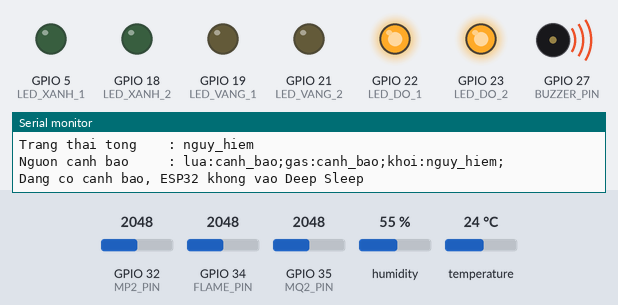
This sketch was run on a simulated ESP32. Shown: output pins drawn as LEDs (lit = HIGH), buzzer (waves = sounding, pin HIGH), the last lines printed to the serial monitor. Inputs (shaded band) come from the test bench; at power-on: GPIO 32 (MP2_PIN) = 2048, GPIO 34 (FLAME_PIN) = 2048, GPIO 35 (MQ2_PIN) = 2048, humidity 55 %, temperature 24 °C (analog values on the 0–4095 scale). WiFi joins after 1.5 s; servers stay silent unless stated; random numbers use the default seed unless the sketch sets one; no MQTT or app messages arrive unless stated.

Above: at 6.14 s.
6.4 s: GPIO 32 (MP2_PIN) set to 1971
11.8 s: GPIO 34 (FLAME_PIN) set to 2009
At 13.5 s:
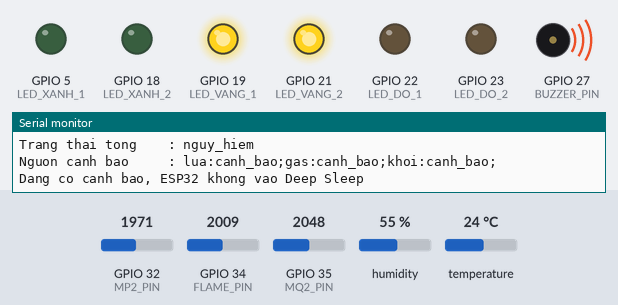
17.2 s: GPIO 34 (FLAME_PIN) set to 1981
At 18.0 s:
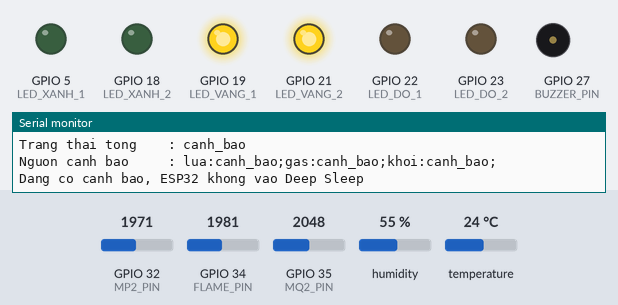
At 23.16 s:
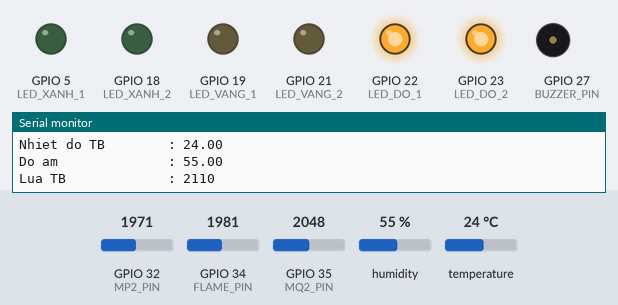
Timing chart, 0 to 37.6 s (numbered marks = the images above; inputs shaded):
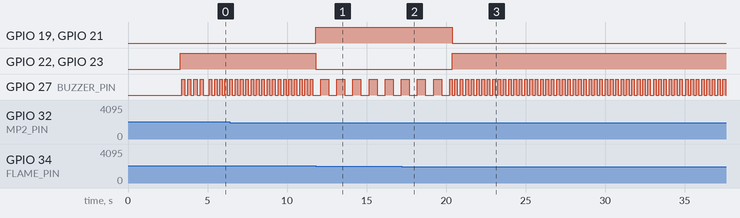

Measured:
- the behaviour switches between 1982 and 1981 on GPIO 34 (FLAME_PIN) (found by bisection; images 1 and 2)
- after the input at 17.2 s, GPIO 19 (LED_VANG_1), GPIO 21 (LED_VANG_2): HIGH → LOW after 3.2 s; GPIO 22 (LED_DO_1), GPIO 23 (LED_DO_2): LOW → HIGH after 3.2 s

The sketch:

codebaochaybep.ino
```cpp
/*
  Code đã được sửa để ESP32 gửi dữ liệu MQTT về Raspberry Pi local.
  - MQTT broker: Mosquitto trên Raspberry Pi
  - Port: 1883
  - Không dùng HiveMQ Cloud
  - Không dùng SSL, username, password
  Lưu ý: đổi mqtt_server = "192.168.1.50" thành IP thật của Raspberry Pi.
*/

#include <WiFi.h>
#include <WiFiClient.h>
#include <PubSubClient.h>
#include <DHT.h>
#include <esp_sleep.h>

//==================================================
// 1. WIFI
//==================================================
const char* ssid = "Hi";
const char* password = "88888888";

//==================================================
// 2. MQTT LOCAL RASPBERRY PI
//==================================================
// Đổi IP này thành IP thật của Raspberry Pi
const char* mqtt_server = "172.20.10.2";
const int   mqtt_port   = 1883;

//==================================================
// 3. THÔNG TIN NODE
//==================================================
const char* nodeName   = "bep";
const char* clientHead = "ESP32_BEP_";
const char* baseTopic  = "nha/bep";

//==================================================
// 4. KHAI BÁO CHÂN
//==================================================
#define DHTPIN       4
#define DHTTYPE      DHT22

#define FLAME_PIN    34
#define MQ2_PIN      35
#define MP2_PIN      32

#define BUZZER_PIN   27

#define LED_XANH_1   5
#define LED_XANH_2   18
#define LED_VANG_1   19
#define LED_VANG_2   21
#define LED_DO_1     22
#define LED_DO_2     23

DHT dht(DHTPIN, DHTTYPE);
WiFiClient espClient;
PubSubClient client(espClient);

//==================================================
// 5. DEEP SLEEP
//==================================================
const bool BAT_DEEP_SLEEP = true;
const bool CHI_NGU_KHI_AN_TOAN = true;
const uint64_t DEEP_SLEEP_TIME_US = 1000000ULL;  // 1 giây

RTC_DATA_ATTR int soLanKhoiDong = 0;

//==================================================
// 6. NGƯỠNG CẢNH BÁO
//==================================================
const float TEMP_WARN   = 50.0;
const float TEMP_DANGER = 70.0;

const int MQ2_WARN      = 1200;
const int MQ2_DANGER    = 2500;

const int MP2_WARN      = 1000;
const int MP2_DANGER    = 2000;

const int FLAME_WARN    = 800;
const int FLAME_DANGER  = 2100;

//==================================================
// 7. LỌC NHIỄU ANALOG
//==================================================
const int SAMPLE_COUNT = 10;

const float ALPHA_FLAME = 0.20;
const float ALPHA_GAS   = 0.20;
const float ALPHA_SMOKE = 0.20;

bool filterInitialized = false;

float flameLoc = 0;
float gasLoc   = 0;
float khoiLoc  = 0;

//==================================================
// 8. CHỐNG CẢNH BÁO GIẢ BẰNG TRUNG BÌNH TRƯỢT
//==================================================
const int AVG_WINDOW = 4;

float nhietdoBuffer[AVG_WINDOW];
int flameBuffer[AVG_WINDOW];
int gasBuffer[AVG_WINDOW];
int khoiBuffer[AVG_WINDOW];

int avgIndex = 0;
int avgCount = 0;

float nhietdoTB = NAN;
int flameTB = 0;
int gasTB   = 0;
int khoiTB  = 0;

//==================================================
// 9. BIẾN CẢM BIẾN
//==================================================
float nhietdo = NAN;
float doam    = NAN;

int flame = 0;
int gas   = 0;
int khoi  = 0;

int mucNhietDo = 0;
int mucLua     = 0;
int mucGas     = 0;
int mucKhoi    = 0;

int mucTam     = 0;
int mucCanhBao = 0;

//==================================================
// 10. CHỐNG NHẢY MỨC CẢNH BÁO
//==================================================
const int SO_LAN_TANG_MUC = 2;
const int SO_LAN_GIAM_MUC = 6;

int mucUngVien = -1;
int demUngVien = 0;

//==================================================
// 11. BIẾN THỜI GIAN
//==================================================
unsigned long lastSensorRead = 0;
unsigned long lastMsg = 0;
unsigned long lastReconnectAttempt = 0;
unsigned long lastWiFiRetry = 0;
unsigned long lastBuzzerToggle = 0;

bool buzzerState = false;
bool wifiWasConnected = false;

//==================================================
int docTrungBinhBo2Dau(int pin, int soMau) {
  if (soMau < 3) soMau = 3;
  if (soMau > 30) soMau = 30;

  int values[30];

  for (int i = 0; i < soMau; i++) {
    values[i] = analogRead(pin);
    delay(3);
  }

  for (int i = 0; i < soMau - 1; i++) {
    for (int j = i + 1; j < soMau; j++) {
      if (values[i] > values[j]) {
        int temp = values[i];
        values[i] = values[j];
        values[j] = temp;
      }
    }
  }

  long tong = 0;
  for (int i = 1; i < soMau - 1; i++) {
    tong += values[i];
  }

  return tong / (soMau - 2);
}

//==================================================
float locEMA(float giaTriMoi, float giaTriCu, float alpha) {
  return alpha * giaTriMoi + (1.0 - alpha) * giaTriCu;
}

//==================================================
float tinhTrungBinhFloat(float values[], int count) {
  if (count <= 0) return NAN;

  float tong = 0;
  int demHopLe = 0;

  for (int i = 0; i < count; i++) {
    if (!isnan(values[i])) {
      tong += values[i];
      demHopLe++;
    }
  }

  if (demHopLe == 0) return NAN;
  return tong / demHopLe;
}

//==================================================
int tinhTrungBinhInt(int values[], int count) {
  if (count <= 0) return 0;

  long tong = 0;
  for (int i = 0; i < count; i++) {
    tong += values[i];
  }

  return tong / count;
}

//==================================================
void capNhatBoDemTrungBinh(float nhietdoMoi, int flameMoi, int gasMoi, int khoiMoi) {
  nhietdoBuffer[avgIndex] = nhietdoMoi;
  flameBuffer[avgIndex]  = flameMoi;
  gasBuffer[avgIndex]    = gasMoi;
  khoiBuffer[avgIndex]   = khoiMoi;

  avgIndex++;
  if (avgIndex >= AVG_WINDOW) avgIndex = 0;

  if (avgCount < AVG_WINDOW) avgCount++;

  nhietdoTB = tinhTrungBinhFloat(nhietdoBuffer, avgCount);
  flameTB   = tinhTrungBinhInt(flameBuffer, avgCount);
  gasTB     = tinhTrungBinhInt(gasBuffer, avgCount);
  khoiTB    = tinhTrungBinhInt(khoiBuffer, avgCount);
}

//==================================================
int tinhMucNhietDo(float value) {
  if (isnan(value)) return 0;
  if (value >= TEMP_DANGER) return 2;
  if (value >= TEMP_WARN)   return 1;
  return 0;
}

//==================================================
int tinhMucAnalog(int value, int nguongCanhBao, int nguongNguyHiem) {
  if (value >= nguongNguyHiem) return 2;
  if (value >= nguongCanhBao)  return 1;
  return 0;
}

//==================================================
int layMucCaoNhat() {
  int maxLevel = 0;

  if (mucNhietDo > maxLevel) maxLevel = mucNhietDo;
  if (mucLua     > maxLevel) maxLevel = mucLua;
  if (mucGas     > maxLevel) maxLevel = mucGas;
  if (mucKhoi    > maxLevel) maxLevel = mucKhoi;

  return maxLevel;
}

//==================================================
void capNhatMucCanhBaoOnDinh(int mucMoi) {
  if (mucMoi == mucCanhBao) {
    mucUngVien = -1;
    demUngVien = 0;
    return;
  }

  if (mucMoi != mucUngVien) {
    mucUngVien = mucMoi;
    demUngVien = 1;
  } else {
    demUngVien++;
  }

  if (mucMoi > mucCanhBao && demUngVien >= SO_LAN_TANG_MUC) {
    mucCanhBao = mucMoi;
    mucUngVien = -1;
    demUngVien = 0;
  }

  if (mucMoi < mucCanhBao && demUngVien >= SO_LAN_GIAM_MUC) {
    mucCanhBao = mucMoi;
    mucUngVien = -1;
    demUngVien = 0;
  }
}

//==================================================
void docCamBien() {
  float t = dht.readTemperature();
  float h = dht.readHumidity();

  if (!isnan(t)) nhietdo = t;
  if (!isnan(h)) doam = h;

  int flameRaw = docTrungBinhBo2Dau(FLAME_PIN, SAMPLE_COUNT);
  int gasRaw   = docTrungBinhBo2Dau(MQ2_PIN, SAMPLE_COUNT);
  int khoiRaw  = docTrungBinhBo2Dau(MP2_PIN, SAMPLE_COUNT);

  int flameMoi = 4095 - flameRaw;
  flameMoi = constrain(flameMoi, 0, 4095);

  int gasMoi  = constrain(gasRaw, 0, 4095);
  int khoiMoi = constrain(khoiRaw, 0, 4095);

  if (!filterInitialized) {
    flameLoc = flameMoi;
    gasLoc   = gasMoi;
    khoiLoc  = khoiMoi;
    filterInitialized = true;
  } else {
    flameLoc = locEMA(flameMoi, flameLoc, ALPHA_FLAME);
    gasLoc   = locEMA(gasMoi, gasLoc, ALPHA_GAS);
    khoiLoc  = locEMA(khoiMoi, khoiLoc, ALPHA_SMOKE);
  }

  flame = (int)flameLoc;
  gas   = (int)gasLoc;
  khoi  = (int)khoiLoc;

  capNhatBoDemTrungBinh(nhietdo, flame, gas, khoi);

  if (avgCount < AVG_WINDOW) {
    mucTam = 0;
    capNhatMucCanhBaoOnDinh(mucTam);
    return;
  }

  mucNhietDo = tinhMucNhietDo(nhietdoTB);
  mucLua     = tinhMucAnalog(flameTB, FLAME_WARN, FLAME_DANGER);
  mucGas     = tinhMucAnalog(gasTB, MQ2_WARN, MQ2_DANGER);
  mucKhoi    = tinhMucAnalog(khoiTB, MP2_WARN, MP2_DANGER);

  mucTam = layMucCaoNhat();
  capNhatMucCanhBaoOnDinh(mucTam);
}

//==================================================
void tatTatCaLed() {
  digitalWrite(LED_XANH_1, LOW);
  digitalWrite(LED_XANH_2, LOW);
  digitalWrite(LED_VANG_1, LOW);
  digitalWrite(LED_VANG_2, LOW);
  digitalWrite(LED_DO_1, LOW);
  digitalWrite(LED_DO_2, LOW);
}

//==================================================
void capNhatLed(int level) {
  tatTatCaLed();

  if (level == 0) {
    // Nếu bật deep sleep thì không bật LED xanh để tránh nháy theo chu kỳ ngủ/thức
    if (!BAT_DEEP_SLEEP) {
      digitalWrite(LED_XANH_1, HIGH);
      digitalWrite(LED_XANH_2, HIGH);
    }
  }
  else if (level == 1) {
    digitalWrite(LED_VANG_1, HIGH);
    digitalWrite(LED_VANG_2, HIGH);
  }
  else {
    digitalWrite(LED_DO_1, HIGH);
    digitalWrite(LED_DO_2, HIGH);
  }
}

//==================================================
void capNhatCoi(int level) {
  unsigned long now = millis();

  if (level == 0) {
    digitalWrite(BUZZER_PIN, LOW);
    buzzerState = false;
    lastBuzzerToggle = now;
  }
  else if (level == 1) {
    if (now - lastBuzzerToggle >= 500) {
      lastBuzzerToggle = now;
      buzzerState = !buzzerState;
      digitalWrite(BUZZER_PIN, buzzerState ? HIGH : LOW);
    }
  }
  else {
    if (now - lastBuzzerToggle >= 150) {
      lastBuzzerToggle = now;
      buzzerState = !buzzerState;
      digitalWrite(BUZZER_PIN, buzzerState ? HIGH : LOW);
    }
  }
}

//==================================================
const char* layTrangThaiCanhBao(int level) {
  switch (level) {
    case 0: return "binh_thuong";
    case 1: return "canh_bao";
    case 2: return "nguy_hiem";
    default: return "khong_xac_dinh";
  }
}

//==================================================
String taoChuoiNguonCanhBao() {
  String nguon = "";

  if (mucNhietDo > 0) {
    nguon += "nhietdo:";
    nguon += layTrangThaiCanhBao(mucNhietDo);
    nguon += ";";
  }

  if (mucLua > 0) {
    nguon += "lua:";
    nguon += layTrangThaiCanhBao(mucLua);
    nguon += ";";
  }

  if (mucGas > 0) {
    nguon += "gas:";
    nguon += layTrangThaiCanhBao(mucGas);
    nguon += ";";
  }

  if (mucKhoi > 0) {
    nguon += "khoi:";
    nguon += layTrangThaiCanhBao(mucKhoi);
    nguon += ";";
  }

  if (nguon == "") nguon = "khong_co";
  return nguon;
}

//==================================================
// KHỞI ĐỘNG WIFI KHÔNG CHẶN CHƯƠNG TRÌNH
// Cảm biến, LED và còi vẫn chạy kể cả khi chưa có WiFi.
//==================================================
void startWiFi() {
  Serial.println("Bat dau ket noi WiFi...");
  WiFi.mode(WIFI_STA);
  WiFi.setSleep(false);
  WiFi.persistent(false);
  WiFi.begin(ssid, password);
}

//==================================================
void checkWiFi() {
  unsigned long now = millis();

  if (WiFi.status() == WL_CONNECTED) {
    if (!wifiWasConnected) {
      wifiWasConnected = true;
      Serial.println("WiFi da ket noi");
      Serial.print("IP ESP32: ");
      Serial.println(WiFi.localIP());
      Serial.print("Gateway : ");
      Serial.println(WiFi.gatewayIP());
    }
    return;
  }

  if (wifiWasConnected) {
    wifiWasConnected = false;
    Serial.println("WiFi bi mat ket noi - canh bao tai cho van hoat dong");
  }

  if (now - lastWiFiRetry >= 10000) {
    lastWiFiRetry = now;
    Serial.println("Dang thu ket noi lai WiFi, khong dung chuong trinh...");
    WiFi.disconnect(true, false);
    delay(50);
    WiFi.begin(ssid, password);
  }
}

//==================================================
void choWiFiKetNoiTrongSetup() {
  unsigned long start = millis();

  while (WiFi.status() != WL_CONNECTED && millis() - start < 5000) {
    // Trong lúc chờ WiFi ở setup vẫn đọc cảm biến và cập nhật cảnh báo tại chỗ
    docCamBien();
    capNhatLed(mucCanhBao);
    capNhatCoi(mucCanhBao);
    delay(100);
    Serial.print(".");
  }

  Serial.println();

  if (WiFi.status() == WL_CONNECTED) {
    wifiWasConnected = true;
    Serial.println("WiFi da ket noi trong setup");
    Serial.print("IP ESP32: ");
    Serial.println(WiFi.localIP());
  } else {
    Serial.println("WiFi chua ket noi duoc trong setup - tiep tuc chay canh bao tai cho");
  }
}

//==================================================
bool reconnectMQTT() {
  if (client.connected()) return true;
  if (WiFi.status() != WL_CONNECTED) return false;

  String clientId = String(clientHead) + String((uint32_t)(ESP.getEfuseMac() & 0xFFFFFFFF), HEX);
  String topicTrangThai = String(baseTopic) + "/trangthai";

  Serial.println("Dang ket noi Mosquitto local tren Raspberry Pi...");
  Serial.print("Client ID: ");
  Serial.println(clientId);
  Serial.print("MQTT server: ");
  Serial.println(mqtt_server);
  Serial.print("MQTT port: ");
  Serial.println(mqtt_port);

  bool ok = client.connect(
    clientId.c_str(),
    topicTrangThai.c_str(),
    1,
    true,
    "offline"
  );

  if (ok) {
    Serial.println("Ket noi Raspberry Pi MQTT thanh cong");
    client.publish(topicTrangThai.c_str(), "online", true);
    client.publish((String(baseTopic) + "/chedo").c_str(), "awake", true);
  } else {
    Serial.print("Ket noi Raspberry Pi MQTT that bai, state = ");
    Serial.println(client.state());
  }

  return ok;
}

//==================================================
void guiDuLieu() {
  if (!client.connected()) return;
  if (isnan(nhietdoTB) || isnan(doam)) return;

  const char* trangThaiTong = layTrangThaiCanhBao(mucCanhBao);
  String nguonCanhBao = taoChuoiNguonCanhBao();

  char nhietdoStr[16];
  char doamStr[16];
  char flameStr[16];
  char gasStr[16];
  char khoiStr[16];

  char mucTongStr[8];
  char mucNhietDoStr[8];
  char mucLuaStr[8];
  char mucGasStr[8];
  char mucKhoiStr[8];

  dtostrf(nhietdoTB, 1, 2, nhietdoStr);
  dtostrf(doam, 1, 2, doamStr);

  sprintf(flameStr, "%d", flameTB);
  sprintf(gasStr, "%d", gasTB);
  sprintf(khoiStr, "%d", khoiTB);

  sprintf(mucTongStr, "%d", mucCanhBao);
  sprintf(mucNhietDoStr, "%d", mucNhietDo);
  sprintf(mucLuaStr, "%d", mucLua);
  sprintf(mucGasStr, "%d", mucGas);
  sprintf(mucKhoiStr, "%d", mucKhoi);

  client.publish((String(baseTopic) + "/nhietdo").c_str(), nhietdoStr, true);
  client.publish((String(baseTopic) + "/doam").c_str(), doamStr, true);
  client.publish((String(baseTopic) + "/lua").c_str(), flameStr, true);
  client.publish((String(baseTopic) + "/gas").c_str(), gasStr, true);
  client.publish((String(baseTopic) + "/khoi").c_str(), khoiStr, true);

  client.publish((String(baseTopic) + "/canhbao_muc").c_str(), mucTongStr, true);
  client.publish((String(baseTopic) + "/canhbao_trangthai").c_str(), trangThaiTong, true);
  client.publish((String(baseTopic) + "/canhbao_nguon").c_str(), nguonCanhBao.c_str(), true);

  client.publish((String(baseTopic) + "/muc_nhietdo").c_str(), mucNhietDoStr, true);
  client.publish((String(baseTopic) + "/muc_lua").c_str(), mucLuaStr, true);
  client.publish((String(baseTopic) + "/muc_gas").c_str(), mucGasStr, true);
  client.publish((String(baseTopic) + "/muc_khoi").c_str(), mucKhoiStr, true);

  Serial.println("===== NODE BEP =====");
  Serial.print("Node               : "); Serial.println(nodeName);
  Serial.print("Nhiet do TB        : "); Serial.println(nhietdoStr);
  Serial.print("Do am              : "); Serial.println(doamStr);
  Serial.print("Lua TB             : "); Serial.println(flameStr);
  Serial.print("Gas TB             : "); Serial.println(gasStr);
  Serial.print("Khoi TB            : "); Serial.println(khoiStr);
  Serial.print("Muc on dinh        : "); Serial.println(mucCanhBao);
  Serial.print("Trang thai tong    : "); Serial.println(trangThaiTong);
  Serial.print("Nguon canh bao     : "); Serial.println(nguonCanhBao);
  Serial.println();
}

//==================================================
void inLyDoThucDay() {
  esp_sleep_wakeup_cause_t lyDo = esp_sleep_get_wakeup_cause();

  if (lyDo == ESP_SLEEP_WAKEUP_TIMER) {
    Serial.println("Thuc day do bo hen gio Deep Sleep");
  } else if (lyDo == ESP_SLEEP_WAKEUP_UNDEFINED) {
    Serial.println("Khoi dong lan dau hoac reset binh thuong");
  } else {
    Serial.print("Thuc day do nguyen nhan khac, ma = ");
    Serial.println((int)lyDo);
  }
}

//==================================================
void vaoDeepSleep() {
  Serial.println("Chuan bi vao Deep Sleep...");

  digitalWrite(BUZZER_PIN, LOW);
  buzzerState = false;
  tatTatCaLed();

  if (client.connected()) {
    client.publish((String(baseTopic) + "/chedo").c_str(), "deep_sleep", true);
    client.loop();
    delay(200);
    client.disconnect();
  }

  WiFi.disconnect(true);
  WiFi.mode(WIFI_OFF);

  esp_sleep_enable_timer_wakeup(DEEP_SLEEP_TIME_US);

  Serial.println("ESP32 dang ngu...");
  Serial.flush();

  esp_deep_sleep_start();
}

//==================================================
void xuLyDeepSleepSauKhiGui() {
  if (!BAT_DEEP_SLEEP) return;

  if (CHI_NGU_KHI_AN_TOAN && mucCanhBao != 0) {
    Serial.println("Dang co canh bao, ESP32 khong vao Deep Sleep");
    return;
  }

  Serial.println("He thong an toan, cho phep vao Deep Sleep");
  vaoDeepSleep();
}

//==================================================
void setup() {
  Serial.begin(115200);
  delay(500);

  soLanKhoiDong++;

  Serial.println();
  Serial.println("=================================");
  Serial.println("ESP32 NODE BEP KHOI DONG");
  Serial.print("So lan khoi dong: ");
  Serial.println(soLanKhoiDong);
  inLyDoThucDay();
  Serial.println("=================================");

  dht.begin();

  analogReadResolution(12);
  analogSetPinAttenuation(FLAME_PIN, ADC_11db);
  analogSetPinAttenuation(MQ2_PIN, ADC_11db);
  analogSetPinAttenuation(MP2_PIN, ADC_11db);

  pinMode(FLAME_PIN, INPUT);
  pinMode(MQ2_PIN, INPUT);
  pinMode(MP2_PIN, INPUT);

  pinMode(BUZZER_PIN, OUTPUT);

  pinMode(LED_XANH_1, OUTPUT);
  pinMode(LED_XANH_2, OUTPUT);
  pinMode(LED_VANG_1, OUTPUT);
  pinMode(LED_VANG_2, OUTPUT);
  pinMode(LED_DO_1, OUTPUT);
  pinMode(LED_DO_2, OUTPUT);

  digitalWrite(BUZZER_PIN, LOW);
  tatTatCaLed();

  client.setServer(mqtt_server, mqtt_port);
  client.setKeepAlive(30);
  client.setSocketTimeout(10);
  client.setBufferSize(512);

  randomSeed(micros());
  delay(random(500, 2500));

  for (int i = 0; i < 5; i++) {
    docCamBien();
    delay(100);
  }

  capNhatLed(mucCanhBao);

  startWiFi();
  choWiFiKetNoiTrongSetup();

  if (WiFi.status() == WL_CONNECTED) {
    reconnectMQTT();
    client.loop();
  }

  if (client.connected()) {
    guiDuLieu();
    client.loop();
    delay(200);
  }

  xuLyDeepSleepSauKhiGui();

  lastMsg = millis();
  lastSensorRead = millis();
}

//==================================================
void loop() {
  // 1. Ưu tiên cao nhất: luôn đọc cảm biến và cảnh báo tại chỗ
  // Phần này chạy độc lập, không phụ thuộc WiFi/MQTT/Pi.
  if (millis() - lastSensorRead >= 500) {
    lastSensorRead = millis();
    docCamBien();
    capNhatLed(mucCanhBao);
  }

  capNhatCoi(mucCanhBao);

  // 2. WiFi chỉ là phần truyền dữ liệu, không được làm dừng cảnh báo tại chỗ
  checkWiFi();

  // 3. Chỉ kết nối MQTT khi đã có WiFi
  if (WiFi.status() == WL_CONNECTED) {
    if (!client.connected()) {
      unsigned long now = millis();

      if (now - lastReconnectAttempt >= 3000) {
        lastReconnectAttempt = now;
        reconnectMQTT();
      }
    }

    if (client.connected()) {
      client.loop();
    }
  }

  // 4. Gửi dữ liệu nếu MQTT đã kết nối; nếu mất WiFi thì bỏ qua, cảnh báo tại chỗ vẫn chạy
  if (client.connected() && millis() - lastMsg >= 3000) {
    lastMsg = millis();
    guiDuLieu();
    xuLyDeepSleepSauKhiGui();
  }

  // 5. Nếu đang nguy hiểm thì tuyệt đối không ngủ
  if (mucCanhBao != 0) {
    // Giữ ESP32 thức để LED/còi cảnh báo liên tục
  }

  delay(10);
}
```
